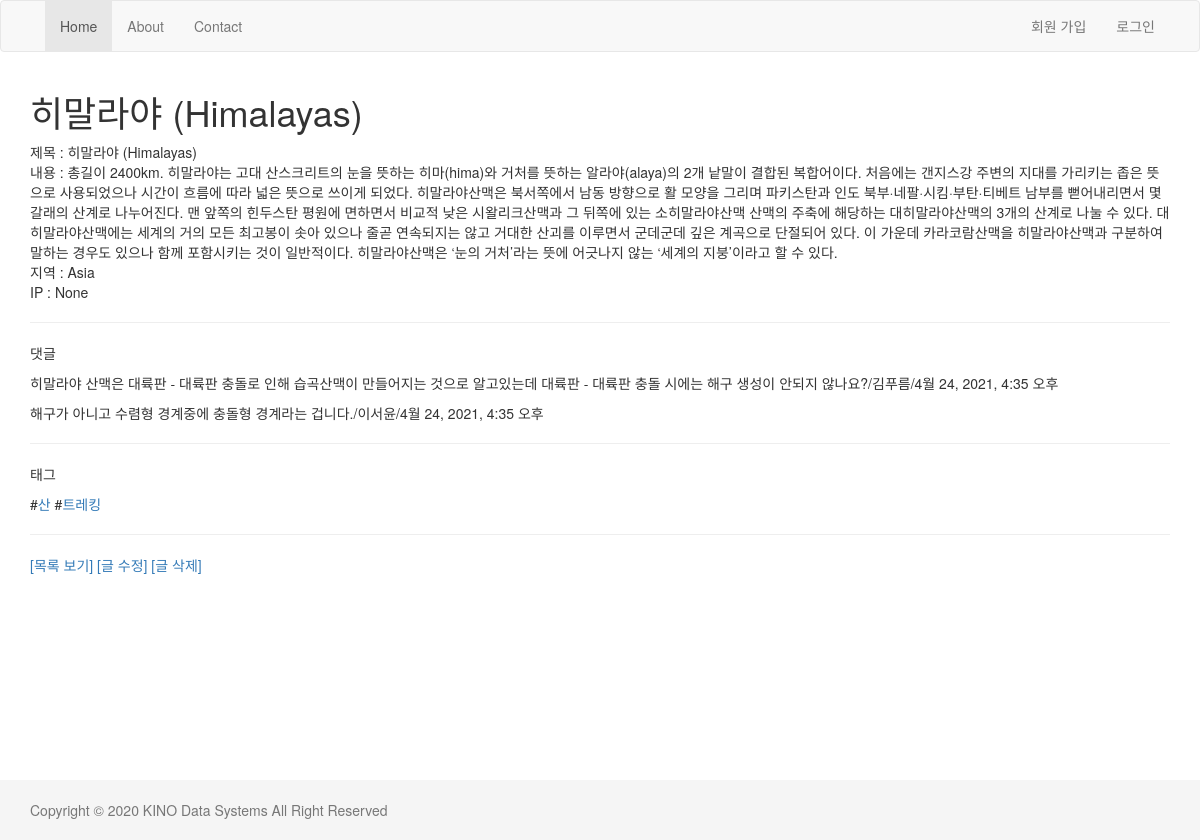
The app's page /blog/2/ with its own data.
### blog/models.py (models this page shows, shortened)
class Post(models.Model):
    REGION_CHOICE = (
                        ('Africa','아프리카'),
                        ('Europe','유럽'),
                        ('Oceania','오세아니아'),
                        ('Asia','아시아'),
                        ('North America','북아메리카'),
                        ('South America','남아메리카'),
                        )
    title = models.CharField('제목', max_length=250)
    body = models.TextField('내용')
    region = models.CharField('지역',max_length=20,choices=REGION_CHOICE, default='Asia')
    tag = models.ManyToManyField('Tag')
    created = models.DateField(auto_now_add=True)
    updated = models.DateTimeField(auto_now=True)
    ip = models.GenericIPAddressField(null=True)
    class Meta:
        ordering = ['-id']

class Comment(models.Model):
    post = models.ForeignKey(Post, on_delete=models.CASCADE, related_name='comments')
    author = models.CharField(max_length=20)
    message = models.TextField()
    created = models.DateField(auto_now_add=True)
    updated = models.DateTimeField(auto_now=True)
    deleted = models.BooleanField(default=False)

class Tag(models.Model):
    name = models.CharField(max_length=50, unique=True)

### blog/views.py (the view)
# urls.py: path('<int:id>/', views.detail, name='detail'),
def detail(request, id):
    post = get_object_or_404(Post, id=id)
    comment_all = post.comments.all()
    tag_list = post.tag.all()
    return render(request, 'blog/detail.html', {'post': post, 'comment_all':comment_all, 'tag_list':tag_list})

### blog/templates/blog/detail.html (shortened to what this page needs)
{% extends "layout.html" %}
{% block content %}
    <h1>{{post.title}}</h1>
    제목 : {{post.title}} <br>
    내용 : {{post.body}} <br>
    지역 : {{post.region}} <br>
    IP : {{post.ip}}<br>
    <hr>
    <p>댓글</p>
    {% for comment in comment_all %}
        <p>{{comment.message}}/{{comment.author}}/{{comment.updated}}</p>
    {% empty %}
        댓글이 존재하지 않습니다.
    {% endfor %}
    <hr><p>태그</p>
    {% for tag in tag_list %}
        #<a href="/blog/tag/{{tag.id}}">{{tag.name}}</a>
    {% endfor %}
    <hr>
    <a href="{% url 'blog:list' %}">[목록 보기]</a>
    <a href="{% url 'blog:update' post.id %}">[글 수정]</a>
    <a href="{% url 'blog:delete' post.id %}">[글 삭제]</a>
{% endblock %}

### templates/layout.html (style rules this page uses)
html { position: relative; min-height: 100% }
body { margin-bottom: 60px }

### records on screen
Post: title "히말라야 (Himalayas)", body "총길이 2400km. 히말라야는 고대 산스크리트의 눈을 뜻하는 히마(hima)와 거처를 뜻하는 알라야(alaya)의 2개 낱말이 결합된 복합어이다. 처음에는 갠지스강 주변의 지대를 가리키는 좁은 뜻으로 사용되었으나 시간이 흐름에 따라 넓은 뜻으로 쓰이게 되었다. 히말라야산맥은 북서쪽에서 남동 방향으로 활 모양을 그리며 파키스탄과 인도 북부·네팔·시킴·부탄·티베트 남부를 뻗어내리면서 몇 갈래의 산계로 나누어진다. 맨 앞쪽의 힌두스탄 평원에 면하면서 비교적 낮은 시왈리크산맥과 그 뒤쪽에 있는 소히말라야산맥 산맥의 주축에 해당하는 대히말라야산맥의 3개의 산계로 나눌 수 있다. 대히말라야산맥에는 세계의 거의 모든 최고봉이 솟아 있으나 줄곧 연속되지는 않고 거대한 산괴를 이루면서 군데군데 깊은 계곡으로 단절되어 있다. 이 가운데 카라코람산맥을 히말라야산맥과 구분하여 말하는 경우도 있으나 함께 포함시키는 것이 일반적이다. 히말라야산맥은 ‘눈의 거처’라는 뜻에 어긋나지 않는 ‘세계의 지붕’이라고 할 수 있다.", region "Asia", ip "None"
Comment: message "히말라야 산맥은 대륙판 - 대륙판 충돌로 인해 습곡산맥이 만들어지는 것으로 알고있는데 대륙판 - 대륙판 충돌 시에는 해구 생성이 안되지 않나요?", author "김푸름", updated "4월 24, 2021, 4:35 오후"
Comment: message "해구가 아니고 수렴형 경계중에 충돌형 경계라는 겁니다.", author "이서윤", updated "4월 24, 2021, 4:35 오후"
Tag: name "산"
Tag: name "트레킹"
